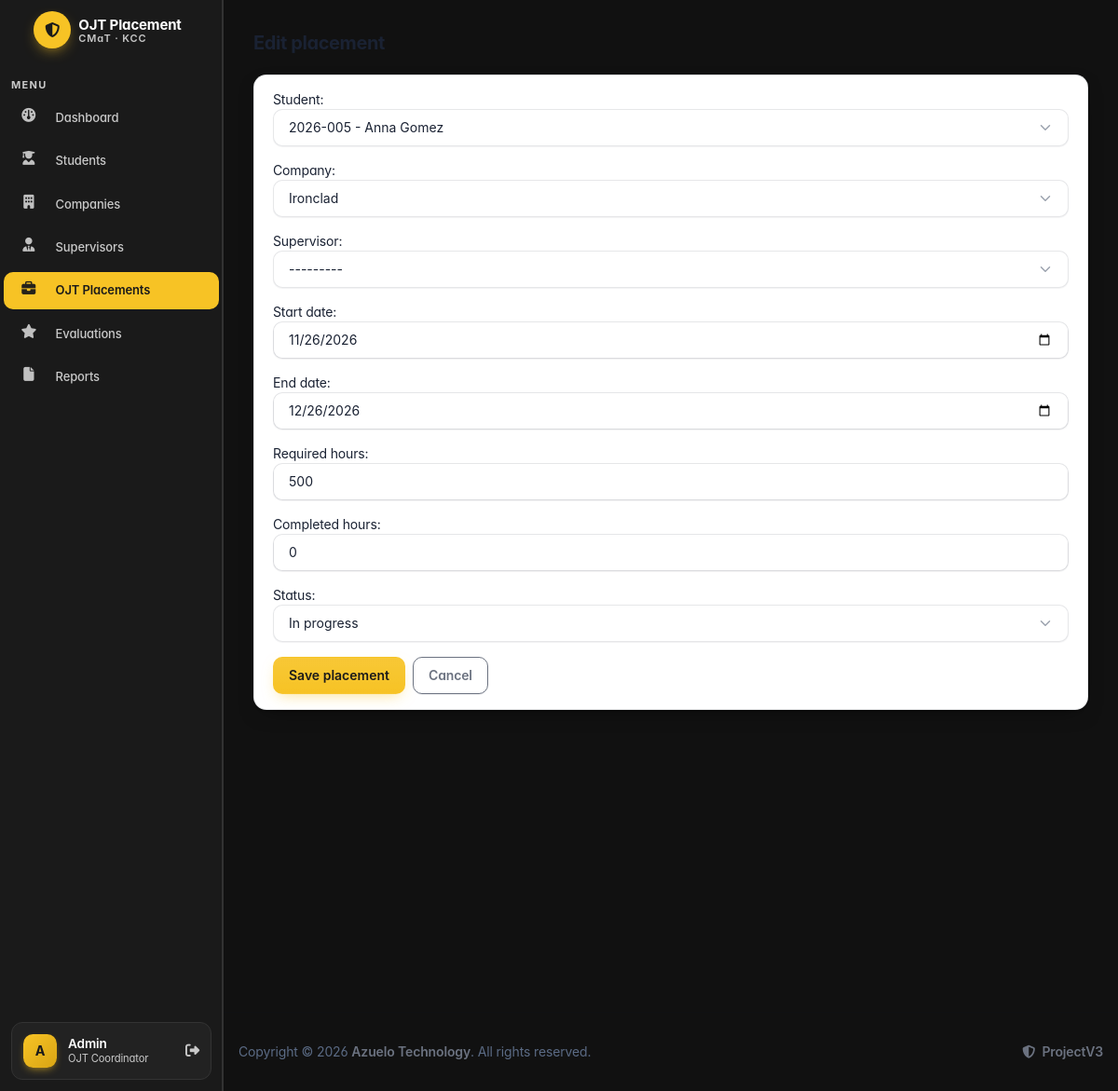
Before: /placements/5/edit/ (signed in) with the older database file.
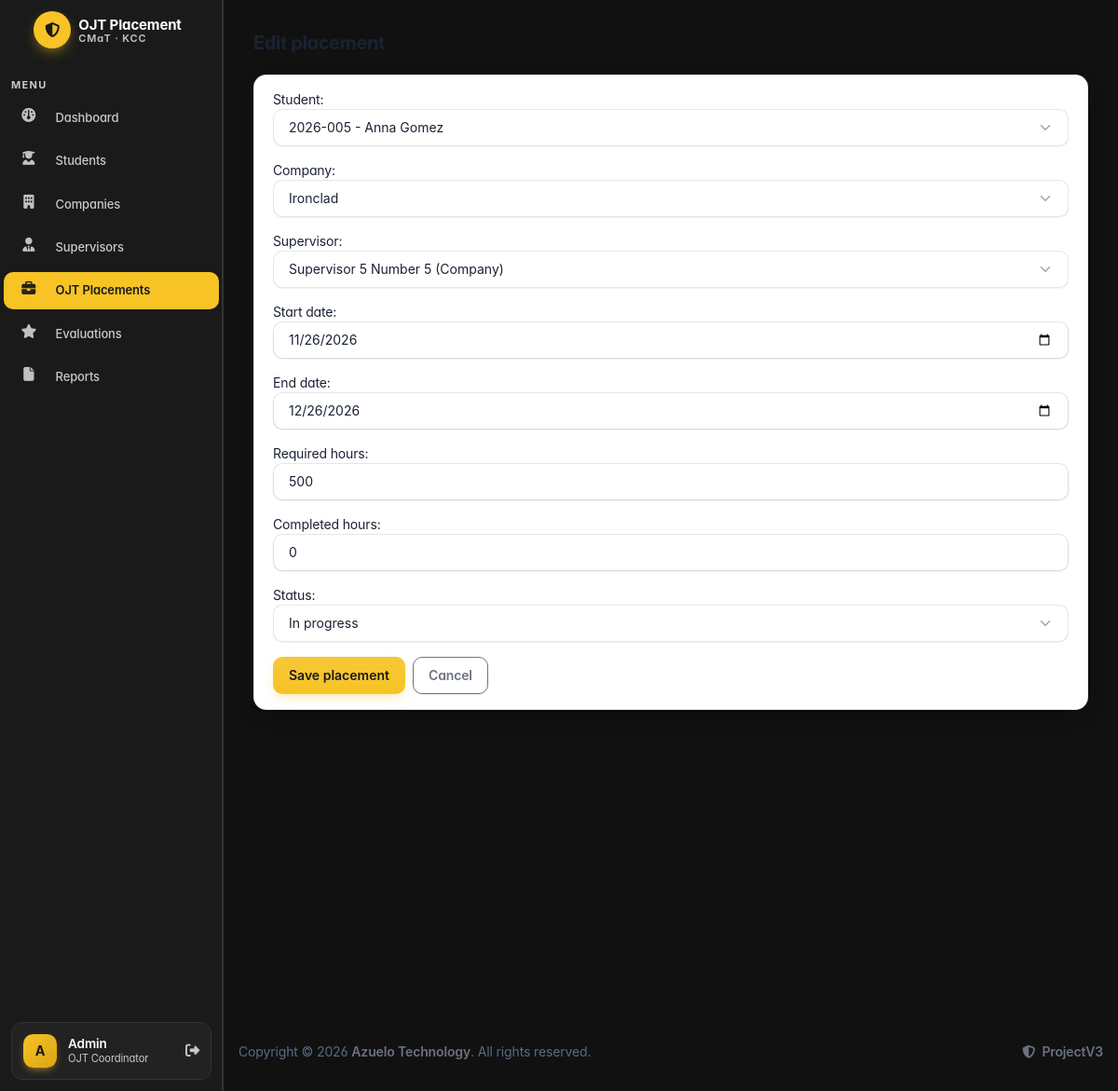
After: the same page with the newer database file.
### apps/placements/models.py (models this page shows, shortened)
class Placement(models.Model):
    class Status(models.TextChoices):
        PLANNED = 'planned', 'Planned'
        IN_PROGRESS = 'in_progress', 'In progress'
        COMPLETED = 'completed', 'Completed'
        CANCELLED = 'cancelled', 'Cancelled'
    student = models.ForeignKey(Student, on_delete=models.PROTECT, related_name='placements')
    company = models.ForeignKey(Company, on_delete=models.PROTECT, related_name='placements')
    supervisor = models.ForeignKey(
        Supervisor,
        on_delete=models.PROTECT,
        related_name='placements',
        blank=True,
        null=True,
    )
    start_date = models.DateField()
    end_date = models.DateField()
    required_hours = models.PositiveIntegerField(default=500)
    completed_hours = models.PositiveIntegerField(default=0)
    status = models.CharField(max_length=20, choices=Status.choices, default=Status.PLANNED)
    class Meta:
        ordering = ['-start_date', 'student__last_name', 'student__first_name']

### apps/placements/views.py (the view)
# urls.py: path('<int:pk>/edit/', views.placement_update, name='update'),
@login_required(login_url='login')
def placement_update(request, pk):
    placement = get_object_or_404(Placement, pk=pk)
    form = PlacementForm(request.POST or None, instance=placement)
    if request.method == 'POST' and form.is_valid():
        form.save()
        messages.success(request, 'Placement updated successfully.')
        return redirect('placements:list')
    return render(request, 'placements/placement_form.html', {
        'form': form,
        'title': 'Edit placement',
        'placement': placement,
    })

### apps/placements/forms.py
class PlacementForm(forms.ModelForm):
    class Meta:
        model = Placement
        fields = [
            'student',
            'company',
            'supervisor',
            'start_date',
            'end_date',
            'required_hours',
            'completed_hours',
            'status',
        ]
        widgets = {
            'student': forms.Select(attrs={'class': 'form-select'}),
            'company': forms.Select(attrs={'class': 'form-select'}),
            'supervisor': forms.Select(attrs={'class': 'form-select'}),
            'start_date': forms.DateInput(attrs={'class': 'form-control', 'type': 'date'}),
            'end_date': forms.DateInput(attrs={'class': 'form-control', 'type': 'date'}),
            'required_hours': forms.NumberInput(attrs={'class': 'form-control', 'min': 1}),
            'completed_hours': forms.NumberInput(attrs={'class': 'form-control', 'min': 0}),
            'status': forms.Select(attrs={'class': 'form-select'}),
        }

### apps/companies/models.py (called while the page is built)
    def __str__(self):
        return self.company_name

### apps/students/models.py (called while the page is built)
    def __str__(self):
        return f'{self.student_number} - {self.first_name} {self.last_name}'

### templates/placements/placement_form.html (shortened to what this page needs)
{% extends "theme/base.html" %}
{% block content %}
<div class="container-xl">
  <div class="page-header mb-3"><h2 class="page-title">{{ title }}</h2></div>
  <div class="card">
    <div class="card-body">
      <form method="post">
        {{ form.as_p }}
        <div class="d-flex gap-2">
          <button class="btn btn-primary" type="submit">Save placement</button>
          <a class="btn btn-outline-secondary" href="{% url 'placements:list' %}">Cancel</a>
        </div>
      </form>
    </div>
  </div>
</div>
{% endblock %}

Changed rows visible on the page:
changed Placement "Ironclad": supervisor "---------" → "Supervisor 5 Number 5 (Company)"
